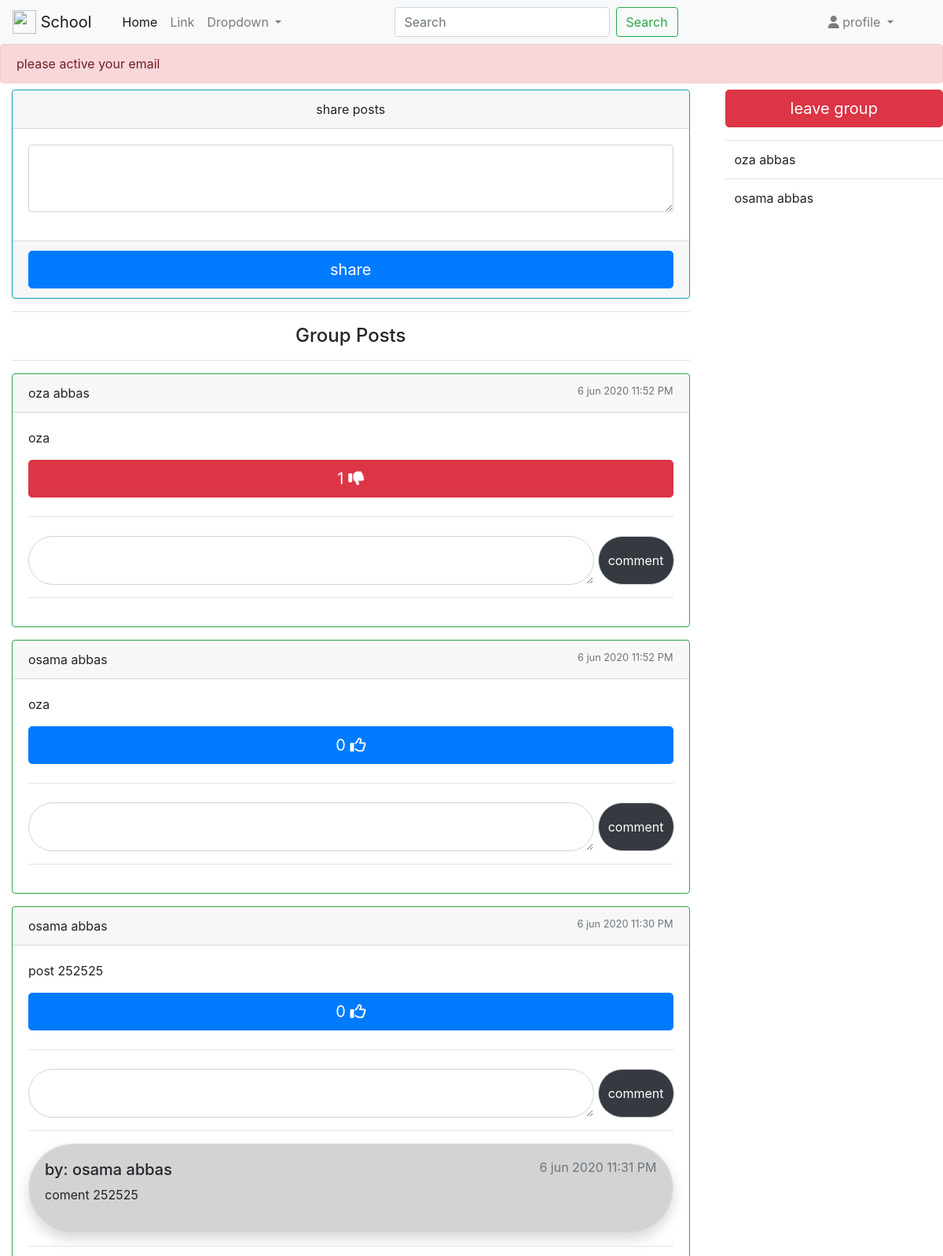
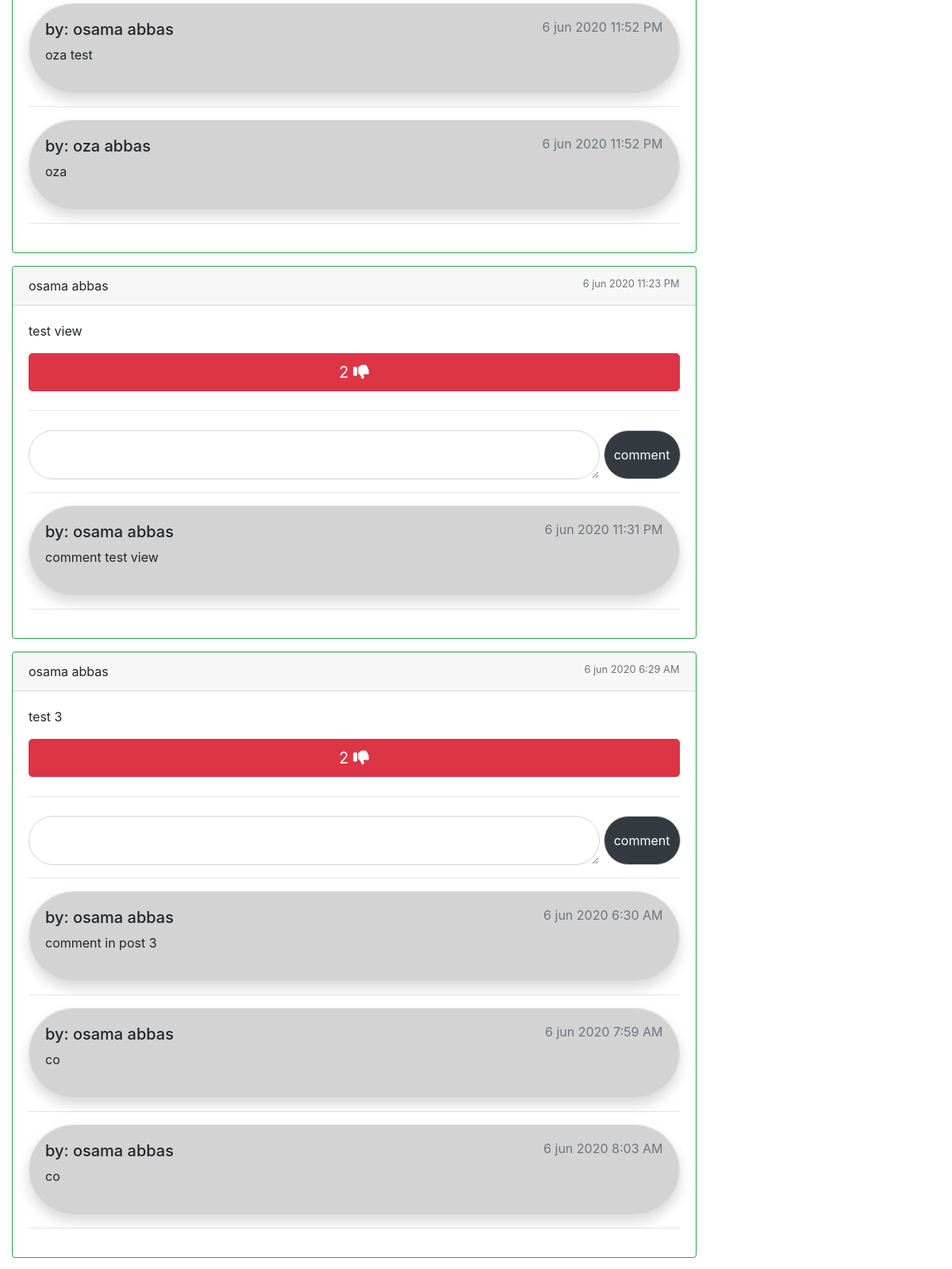
Screenshot of /group/details/otest3/ (signed in, upper part) with the database file from the repository (2 pictures, top to bottom).
### posts/models.py (models this page shows, shortened)
class Post(models.Model):
    user = models.ForeignKey(User, on_delete=models.CASCADE)
    group = models.ForeignKey(Group, on_delete=models.CASCADE)
    likes = models.ManyToManyField(User, related_name='likes', blank=True)
    content = models.TextField(verbose_name='post')
    created_at = models.DateTimeField(auto_now_add=True)

class Comment(models.Model):
    user = models.ForeignKey(User, on_delete=models.CASCADE)
    post = models.ForeignKey(Post,  on_delete=models.CASCADE)
    comment = models.TextField(verbose_name='comment')
    created_at = models.DateTimeField(auto_now_add=True)

### groups/views.py (the view)
# urls.py: path('details/<slug>/', views.group_details, name='group_details'),
@login_required
def group_details(request, slug):
    group = get_object_or_404(Group, slug=slug)
    if request.user not in group.members.all():
        messages.warning(request, 'the group private for members only')
        return redirect('/')
    else:
        if request.method == 'POST':
            post_like = request.POST.get('post_like')
            post_dislike = request.POST.get('post_dislike')
            post_form = PostForm(request.POST)
            post_content = request.POST.get('content')
            comment_form = CommentForm(request.POST)
            try:
                post_id = request.POST.get('post_id')
                the_comment = request.POST.get('comment')
                the_post = Post.objects.get(id=post_id)
            except:
                pass
            if post_form.is_valid():
                post = post_form.save(commit=False)
                post.user = request.user
                post.group = group
                post.content = post_content
                post.save()
                return redirect('groups:group_details', group.slug)
            elif comment_form.is_valid():
                comment = comment_form.save(commit=False)
                comment.post = the_post
                comment.user = request.user
                comment.comment = the_comment
                comment.save()
            elif post_like:
                post = get_object_or_404(Post, id=post_like)
                post.likes.add(request.user)
            elif post_dislike:
                post = get_object_or_404(Post, id=post_dislike)
                post.likes.remove(request.user)
    posts = Post.objects.filter(group=group).order_by('-created_at')
    post_form = PostForm()
    template_name = 'groups/group_details.html'
    context = {
        'group': group,
        'post_form': post_form,
        'posts': posts
    }
    return render(request, template_name, context)

### posts/forms.py
class PostForm(forms.ModelForm):
    class Meta:
        model = Post
        fields = ('content',)

### groups/templates/groups/group_details.html (shortened to what this page needs)
{% extends 'base.html' %}
{% load bootstrap4 %}
{% block content %}
<div class="row">
      <div class="col-12 col-md-9">
        <div class="container mt-2">
            <form method='post'>
                <div class="card text-center shadow-sm p-3 mb-5 bg-white rounded border border-info">
                    <div class="card-header">
                        share posts
                    </div>
                    <div class="card-body">
                        <div class="form-group">
                        <textarea class="form-control" id="exampleFormControlTextarea1" name='content' rows="3"></textarea>
                        </div>
                    </div>
                    <div class="card-footer text-muted">
                        <button type="submit" class="btn btn-primary btn-lg btn-block" name="button"> share </button>
                    </div>
                </div>
            </form>
            <hr>
              <h4 class="text-center"> Group Posts </h4>
            <hr>
            {% for post in posts %}
                <div class="card border border-success mb-3">
                    <div class="card-header">
                        {{ post.user.first_name }} {{ post.user.last_name }} <small class="text-muted float-right">{{ post.created_at|date:"j b Y  g:i A" }}</small>
                    </div>
                    <div class="card-body">
                        <p class="card-text"> {{ post.content }}</p>
                        {% if request.user in post.likes.all %}
                            <form method='post'>
                                <button type="submit" class="btn btn-danger btn-lg btn-block">{{ post.likes.count }}  <i class="fas fa-thumbs-down"></i></button>
                            </form>
                        {% else %}
                            <form method='post'>
                                <button type="submit" class="btn btn-primary btn-lg btn-block">{{ post.likes.count }}  <i class="far fa-thumbs-up"></i></button>
                            </form>
                        {% endif %}
                        <hr class="my-4">
                        <form method='post'>
                            <div class="input-group">
                                <textarea class="form-control rounded-pill" name="comment" aria-label="With textarea"></textarea> &nbsp;
                                <div class="input-group-prepend">
                                <button type="submit" class="input-group-text rounded-pill badge-dark" name="button"> comment</button>
                                </div>
                            </div>
                        </form>
                        <hr>
                        {% for comment in post.comment_set.all %}
                            <div class="card shadow p-3 mb-5 bg-white rounded rounded-pill mb-5 bkg">
                                <div class="card-body rounded-pill bkg">
                                <h5> by: {{  comment.user.first_name }} {{  comment.user.last_name }}  <small class="text-muted float-right">{{ comment.created_at|date:"j b Y  g:i A"}}</small> </h5>
                                <p> {{comment.comment}} </p>
                                </div>
                            </div>
                            <hr>
                        {% endfor %}
                    </div>
                </div>
            {% endfor %}
        </div>
      </div>
      <div class="col-12 col-md-3">
        <a href="{% url 'groups:leave_group' group.slug %}" class="btn btn-danger btn-lg btn-block mt-2">leave group</a>
        <table class="table table-hover mt-3">
          <tbody>
            {% for member in group.members.all %}
                <tr>
                <td colspan="2">{{ member.first_name }} {{ member.last_name }}</td>
                </tr>
            {% endfor %}
          </tbody>
        </table>
      </div>
    </div>
{% endblock content %}

### groups/templates/groups/group_details.html (style rules this page uses)
.p-3 { padding: 0rem!important; }
.mb-5, .my-5 { margin-bottom: 5px!important; }
.bkg { background-color: lightgray; }

### rows the page displays
Post: user.first_name "oza", user.last_name "abbas", created_at "6 jun 2020 11:52 PM", content "oza", likes.count "1"
Post: user.first_name "osama", user.last_name "abbas", created_at "6 jun 2020 11:52 PM", content "oza", likes.count "0"
Post: user.first_name "osama", user.last_name "abbas", created_at "6 jun 2020 11:30 PM", content "post 252525", likes.count "0"
Comment: user.first_name "osama", user.last_name "abbas", created_at "6 jun 2020 11:31 PM", comment "coment 252525"
Comment: user.first_name "osama", user.last_name "abbas", created_at "6 jun 2020 11:52 PM", comment "oza test"
Comment: user.first_name "oza", user.last_name "abbas", created_at "6 jun 2020 11:52 PM", comment "oza"
Post: user.first_name "osama", user.last_name "abbas", created_at "6 jun 2020 11:23 PM", content "test view", likes.count "2"
Comment: user.first_name "osama", user.last_name "abbas", created_at "6 jun 2020 11:31 PM", comment "comment test view"
Post: user.first_name "osama", user.last_name "abbas", created_at "6 jun 2020 6:29 AM", content "test 3", likes.count "2"
Comment: user.first_name "osama", user.last_name "abbas", created_at "6 jun 2020 6:30 AM", comment "comment in post 3"
Comment: user.first_name "osama", user.last_name "abbas", created_at "6 jun 2020 7:59 AM", comment "co"
Comment: user.first_name "osama", user.last_name "abbas", created_at "6 jun 2020 8:03 AM", comment "co"

### other values shown
{{ member.first_name }} "oza"
{{ member.last_name }} "abbas"
{{ member.first_name }} "osama"
